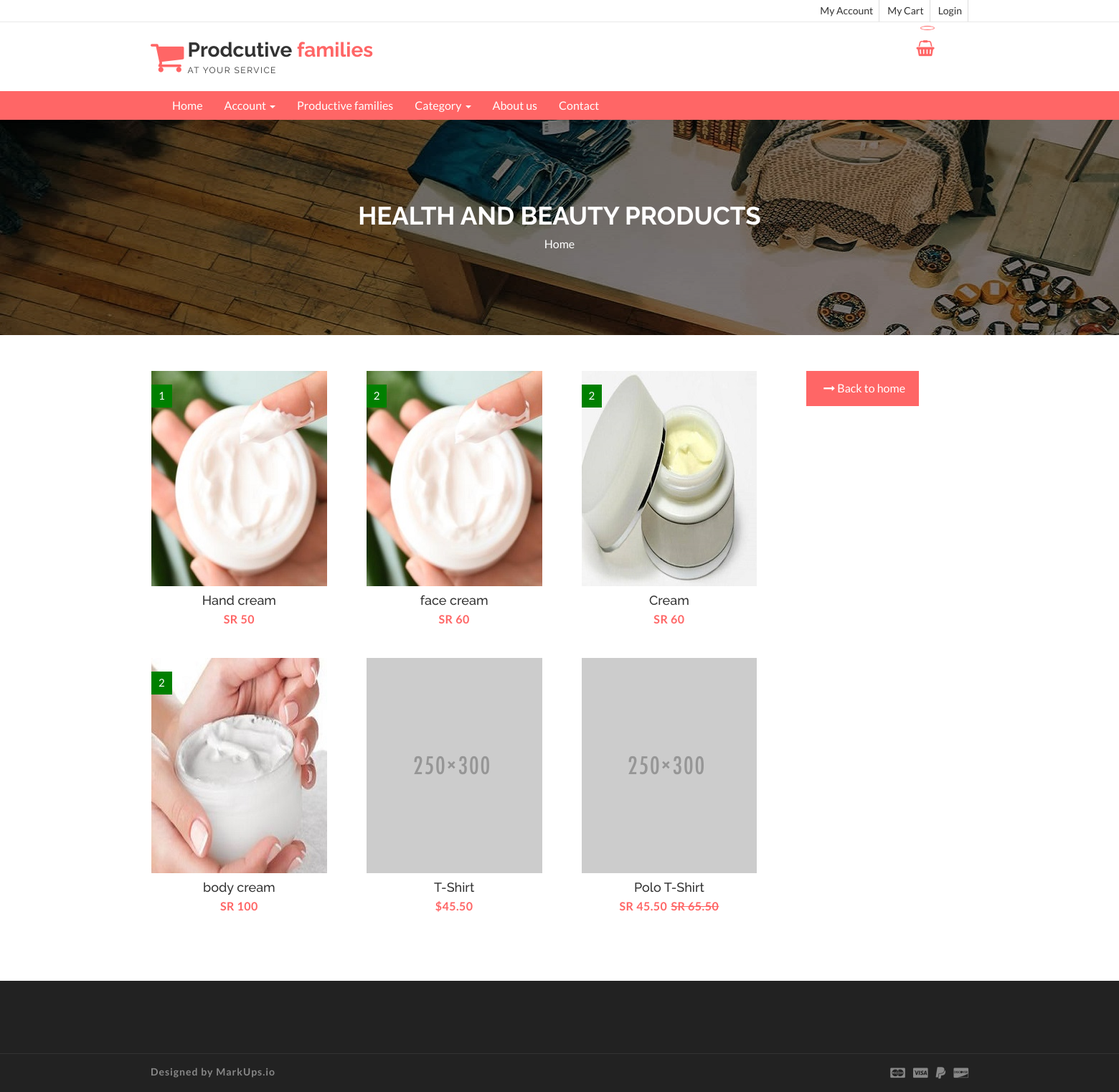
The page /health.php on the database its author committed.
### tables this page shows
CREATE TABLE `product` (
  `productno` int(11) NOT NULL,
  `productname` varchar(200) NOT NULL,
  `price` varchar(50) NOT NULL,
  `discribe` text NOT NULL,
  `image` varchar(200) NOT NULL,
  `properties` text NOT NULL,
  `preset` varchar(50) NOT NULL,
  `proid` int(11) NOT NULL,
  `catname` varchar(50) NOT NULL
);

### health.php (the view, shortened to what this page needs)
<!DOCTYPE html>
<html lang="en">
  <head>
    <link href="css/font-awesome.css" rel="stylesheet">
    <link href="css/bootstrap.css" rel="stylesheet">
    <link href="css/jquery.smartmenus.bootstrap.css" rel="stylesheet">
    <link rel="stylesheet" type="text/css" href="css/jquery.simpleLens.css">
    <link rel="stylesheet" type="text/css" href="css/slick.css">
    <link rel="stylesheet" type="text/css" href="css/nouislider.css">
    <link id="switcher" href="css/theme-color/default-theme.css" rel="stylesheet">
    <link href="css/sequence-theme.modern-slide-in.css" rel="stylesheet" media="all">
    <link href="css/style.css" rel="stylesheet">
  </head>
  <body>
  <header id="aa-header">
    <div class="aa-header-top">
      <div class="container">
        <div class="row">
          <div class="col-md-12">
            <div class="aa-header-top-area">
              <div class="aa-header-top-right">
                <ul class="aa-head-top-nav-right">
                  <li><a href="clienthome.php">My Account</a></li>
                  <li class="hidden-xs"><a href="clientcart.php">My Cart</a></li>
                  <li><a href="" data-toggle="modal" data-target="#login-modal">Login</a></li>
                </ul>
              </div>
            </div>
          </div>
        </div>
      </div>
    </div>
    <div class="aa-header-bottom">
      <div class="container">
        <div class="row">
          <div class="col-md-12">
            <div class="aa-header-bottom-area">
              <div class="aa-logo">
                <a href="index.html">
                  <span class="fa fa-shopping-cart"></span>
                  <p>Prodcutive <strong>families</strong> <span>at your service</span></p>
                </a>
              </div>
              <div class="aa-cartbox">
                <a class="aa-cart-link" href="#">
                  <span class="fa fa-shopping-basket"></span>
                  <span class="aa-cart-notify"></span>
                </a>
              </div>
            </div>
          </div>
        </div>
      </div>
    </div>
  </header>
  <section id="menu">
    <div class="container">
      <div class="menu-area">
        <div class="navbar navbar-default" role="navigation">
          <div class="navbar-collapse collapse">
            <ul class="nav navbar-nav">
              <li><a href="index.php">Home</a></li>
              <li><a href="#">Account <span class="caret"></span></a>
              </li>
              <li><a href="profamily.php">Productive families </a>
              </li>
              <li><a href="#">Category <span class="caret"></span></a>
              </li>
                 <li><a href="about.php">About us</a></li>
                <li><a href="contact.php">Contact</a></li>
            </ul>
          </div>
        </div>
      </div>
    </div>
  </section>
  <section id="aa-catg-head-banner">
    <img src="img/fashion/1.jpg" alt="fashion img">
    <div class="aa-catg-head-banner-area">
     <div class="container">
      <div class="aa-catg-head-banner-content">
        <h2>Health and Beauty Products</h2>
        <ol class="breadcrumb">
          <li><a href="index.php">Home</a></li>
        </ol>
      </div>
     </div>
   </div>
  </section>
   <section id="checkout" dir="rtl" align="right">
   <div class="container">
     <div class="row">
       <div class="col-md-12">
        <div class="checkout-area">
                    <div class="tab-pane fade in active" id="food">
                      <ul class="aa-product-catg">
                          <?php
require 'config.php';
   $type= "Health and Beauty";
$result = mysqli_query($con,"SELECT * FROM product where catname='$type'")
or die(mysqli_error());
while($row = mysqli_fetch_array( $result )) {
?>
                        <li>
                          <figure>
                          <a class="aa-product-img" href="productdetailclient.php?productno=<?php echo htmlentities($row['productno']);?>"><img src="<?php echo htmlentities($row['image']);?>" alt="polo shirt img"></a>
                              <figcaption>
                              <h4 class="aa-product-title"><a href="#"><?php echo htmlentities($row['productname']);?></a></h4>
                              <span class="aa-product-price">SR <?php echo htmlentities($row['price']);?></span><span class="aa-product-price"></span>
                            </figcaption>
                          </figure>
                          <span class="aa-badge aa-sale" href="#"><?php echo htmlentities($row['proid']);?></span>
                        </li>
                          <?php
}
?>
                        <li>
                          <figure>
                            <a class="aa-product-img" href="#"><img src="img/man/polo-shirt-5.png" alt="polo shirt img"></a>
                            <figcaption>
                              <h4 class="aa-product-title"><a href="#">T-Shirt</a></h4>
                              <span class="aa-product-price">$45.50</span>
                            </figcaption>
                          </figure>
                        </li>
                        <li>
                          <figure>
                            <a class="aa-product-img" href="#"><img src="img/man/polo-shirt-6.png" alt="polo shirt img"></a>
                            <figcaption>
                              <h4 class="aa-product-title"><a href="#">Polo T-Shirt</a></h4>
                              <span class="aa-product-price">SR 45.50</span><span class="aa-product-price"><del>SR 65.50</del></span>
                            </figcaption>
                          </figure>
                        </li>
                      </ul> <center>
                      <a class="aa-browse-btn" href="index.php">Back to home <span class="fa fa-long-arrow-right"></span></a> </center>
                    </div>
                </div>
              </div>
        </div>
      </div>
  </section>
  <footer id="aa-footer">
    <div class="aa-footer-top">
     <div class="container">
        <div class="row">
        <div class="col-md-12">
        </div>
      </div>
     </div>
    </div>
    <div class="aa-footer-bottom">
      <div class="container">
        <div class="row">
        <div class="col-md-12">
          <div class="aa-footer-bottom-area">
            <p>Designed by <a href="http://www.markups.io/">MarkUps.io</a></p>
            <div class="aa-footer-payment">
              <span class="fa fa-cc-mastercard"></span>
              <span class="fa fa-cc-visa"></span>
              <span class="fa fa-paypal"></span>
              <span class="fa fa-cc-discover"></span>
            </div>
          </div>
        </div>
      </div>
      </div>
    </div>
  </footer>
  </body>
</html>

### css/theme-color/default-theme.css (style rules this page uses)
h2 { color: #ff6666; }
.aa-browse-btn { background-color: #ff6666; border: 1px solid #ff6666; }
#aa-header .aa-header-bottom .aa-header-bottom-area .aa-logo a > span { color: #ff6666; }
#aa-header .aa-header-bottom .aa-header-bottom-area .aa-logo a strong { color: #ff6666; }
#aa-header .aa-header-bottom .aa-cartbox .aa-cart-link { color: #ff6666; }
#aa-header .aa-header-bottom .aa-cartbox .aa-cart-link .aa-cart-notify { border: 1px solid #ff6666; color: #ff6666; }
#aa-header .aa-header-bottom .aa-cartbox .aa-cart-link .aa-cart-notify:after { border-top-color: #ff6666; }
#menu { background-color: #ff6666; }
.aa-product-catg li .aa-product-price { color: #ff6666; }

### rows shown on the page
product: image (picture), productname "Hand cream", price "50", proid "1"
product: image (picture), productname "face cream", price "60", proid "2"
product: image (picture), productname "Cream", price "60", proid "2"
product: image (picture), productname "body cream", price "100", proid "2"
